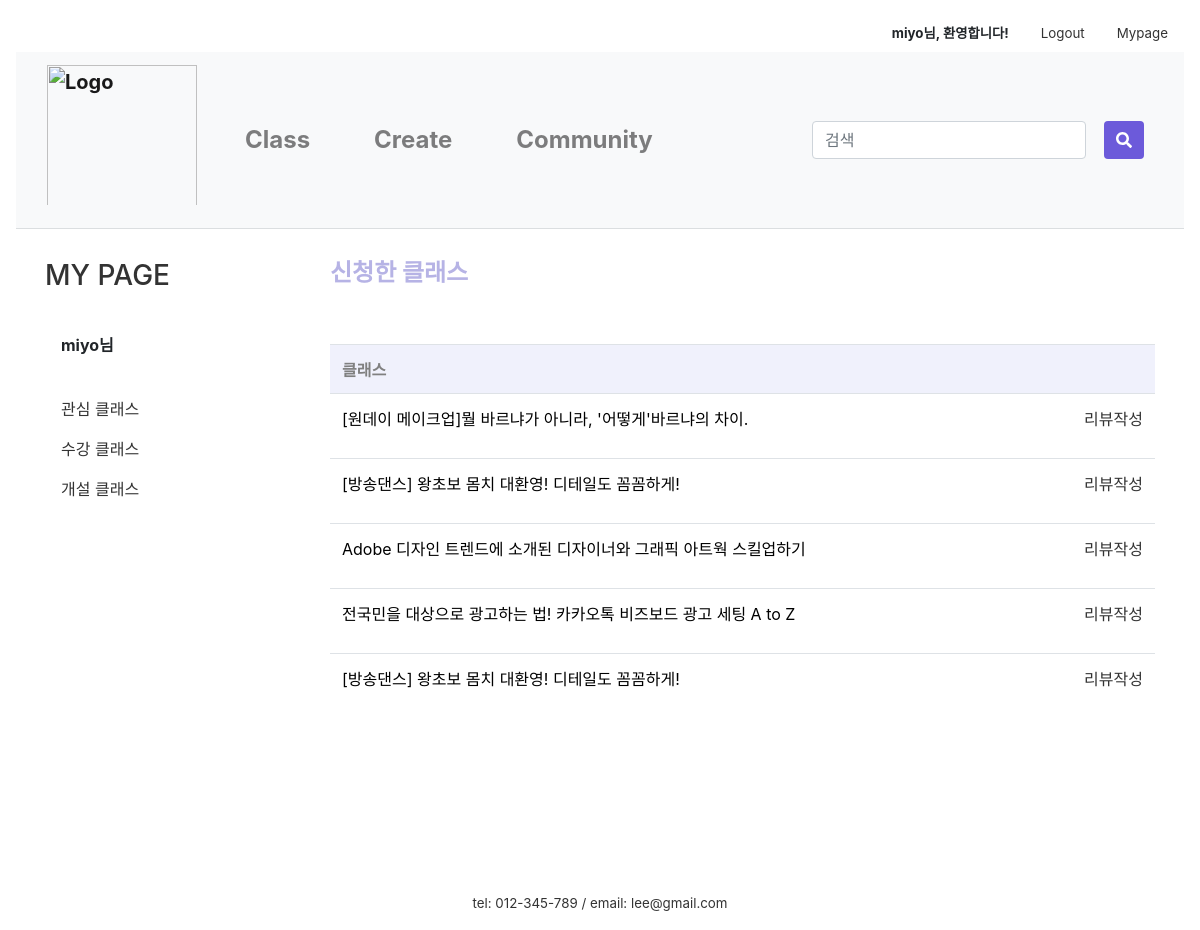
The page /mypage/myApply/ (signed in) on the database its author committed.
### firstApp/models.py (models this page shows, shortened)
class Apply(models.Model):
    author = models.ForeignKey(settings.AUTH_USER_MODEL, on_delete=models.CASCADE, default=1)
    inClass = models.ForeignKey('firstApp.Class', on_delete=models.CASCADE, default=1, related_name='apply')
    date = models.ForeignKey('firstApp.ClassDate', on_delete=models.CASCADE, default=1, related_name='apply')
    name = models.CharField(max_length=10)
    number = models.CharField(max_length=13)
    text = RichTextUploadingField(default='')

class Class(models.Model):
    author = models.ForeignKey(settings.AUTH_USER_MODEL, on_delete=models.CASCADE, default=1)
    title = models.CharField(max_length=50)
    tutor = models.CharField(max_length=10)
    tutor_photo = ProcessedImageField(upload_to="tutor", processors=[ResizeToFill(300,300)], default='')
    tutor_insta = models.CharField(null=True, blank=True, max_length=50, default='')
    tutor_blog = models.CharField(null=True, blank=True, max_length=50, default='')
    tutor_youtube = models.CharField(null=True, blank=True, max_length=50, default='')
    category = models.ForeignKey('firstApp.Category', on_delete=models.CASCADE, default=1, related_name='category')
    area = models.ForeignKey('firstApp.Area', on_delete=models.CASCADE, default=1)
    photo = ProcessedImageField(upload_to="class", processors=[ResizeToFill(600,450)], default='')
    body = RichTextUploadingField(default='')
    tutor_body = RichTextUploadingField(default='')
    price = models.CharField(max_length=10)
    time = models.CharField(max_length=5)
    level = models.ForeignKey('firstApp.Level', on_delete=models.CASCADE, default=1, related_name='level')
    mode = models.ForeignKey('firstApp.Mode', on_delete=models.CASCADE, default=1, related_name='mode')
    in_min = models.PositiveIntegerField(null=True, blank=True, default='1')
    in_max = models.PositiveIntegerField(null=True, blank=True, default='1')
    like_user = models.ManyToManyField(settings.AUTH_USER_MODEL, blank=True, related_name='like_class')
    like_count = models.PositiveIntegerField(default=0)
    on_sale = models.BooleanField(null=True, default=False)
    sale_price = models.CharField(null=True, blank=True, max_length=10)
    on_permission = models.BooleanField(null=True, default=False)
    class Meta:
        permissions = [
            ('can_permit', 'Can permit')
        ]
    def __str__(self):
        return self.title

### firstApp/views.py (the view)
# urls.py: path('mypage/myApply/', views.myApply, name='myApply'),
@login_required(login_url='/login/')
def myApply(request):
    applys = Apply.objects.filter(author=request.user)
    now = timezone.now()
    return render(request, 'firstApp/applylist.html', {'applys':applys, 'now':now})

### firstApp/templates/firstApp/applylist.html (shortened to what this page needs)
{% extends 'firstApp/base.html' %}
{% load static %}
{% load humanize %}
{% block content %}
{% if user.is_active %}
<link href="{% static 'css/community.css' %}" rel="stylesheet">
<link href="{% static 'css/apply_detail.css' %}" rel="stylesheet">
<link href="{% static 'css/my_page_table.css' %}" rel="stylesheet">
<div class="container">
    <div class="row">
        <div class="col-sm-3">
            <div class="left-sidebar">
                <ul>
                    <li>
                        <a class= "nounderline" href="{% url 'mypage' %}"><h3>MY PAGE</h3></a>
                    </li><br>
                    <li data-toggle="tab">
                        <a class="nav-link"><strong>{{user.username}}님</strong></a>
                        <br>
                    <li class="nav-item">
                        <a class="nav-link" href="/mypage/mylike">관심 클래스</a>
                    </li>
                    <li class="nav-item">
                        <a class="nav-link" href="/mypage/myApply">수강 클래스</a>
                    </li>
                    <li class="nav-item">
                        <a class="nav-link" href="/mypage/myClass">개설 클래스</a>
                    </li>
                    </li>
                </ul>
            </div>
        </div>
        <div class="col-sm-9">
            <h4 class="my_page_title" style="font-weight:bold; color:#B6B3E5;">신청한 클래스</h4><br><br>
            <table class="table" >
                <tr>
                    <th>클래스</th>
                </tr>
                {% for apply in applys %}
                <tr>
                    <td>
                        <p>
                            <a aria-controls="collapseExample" aria-expanded="false" data-toggle="collapse"
                               href="#{{apply.pk}}" class="a_underline">
                                {{apply.inClass}}
                         {% if apply.date.date < now %}
                        <a style="float:right;" href="{% url 'review' class_id=apply.inClass.pk %}"> 리뷰작성</a>
                        {% endif %}
                            </a>
                        </p>
                    </td>
                </tr>
                {% endfor %}
            </table>
        </div>
    </div>
</div>
{% else %}
<script type="text/javascript">
    alert('잘못된 접근입니다. \n로그인을 해주세요.')
    window.location.href = '/login';
</script>
{% endif %}
{% endblock content %}

### firstApp/templates/firstApp/base.html (shortened to what this page needs)
{% load static %}
<link rel="stylesheet" href="https://stackpath.bootstrapcdn.com/bootstrap/4.4.1/css/bootstrap.min.css"
>
<link rel="stylesheet" href="{% static 'css/base.css' %}">
<link rel="stylesheet" href="{% static 'css/navbar_custom.css' %}">
<div class="nav inner">
  <div class="container-fluid" style="width:1500px; padding: 0px;">
    <nav class="nav nav-masthead justify-content-end">
      {% if user.is_active %}
      <a class="nav-link"><strong>{{user.username}}님, 환영합니다!</strong></a>
      <a class="nav-link" href="/logout">Logout</a>
      <a class="nav-link" href="/mypage">Mypage</a>
      {% else %}
      <a class="nav-link" href="/login">Login</a>
      <a class="nav-link" href="/signup">Join</a>
      {% endif %}
    </nav>
  </div>
</div>
<nav class="navbar navbar-expand-lg navbar-light bg-light navbar-custom">
  <div class="container-fluid" style="width:1500px;">
    <a class="navbar-brand logo" href="/"><img src="{% static 'image\logo_1.png' %}" alt="Logo" style="max-width: 30vw; width:150px; padding-bottom:10px;"></a>
  <div class="collapse navbar-collapse" id="navbarSupportedContent">
    <ul class="navbar-nav mr-auto">
      <li class="nav-item nav-item-custom">
        <a class="nav-link" href="/class_search">Class</a>
      </li>
      <li class="nav-item nav-item-custom">
        <a class="nav-link" href="/intro_createclass">Create</a>
      </li>
      <li class="nav-item nav-item-custom">
        <a class="nav-link" href="/community">Community</a>
      </li>
    </ul>
  <div class="nav-item nav-item-custom">
    <div class="row">
      <form class="form-inline my-2 my-lg-0" action="{% url 'searchResult' %}" method="get">
      <div class="col-xs-8" style="max-width:50vw;">
        <input class="form-control mr-sm-2" type="search" placeholder="검색" aria-label="Search" name="qq" value="{{ qq }}">
      </div>
       <div class="col-xs-2" style="margin-left:10px;">
          <button class="btn btn-primary my-2 my-sm-0" type="submit" style="height:38px">
        <i class="fas fa-search"></i>
            </button>
       </div>
      </form>
    </div>
      </div>
  </div>
  </div>
</nav>
<main role="main">
  {% block content %}
  {% endblock content%}
</main>
<footer class="mastfoot mt-auto text-center">
  <div class="inner" style="margin-top:10rem;">
    <p style="margin:0">tel: 012-345-789 /
      email: lee@gmail.com</p>
  </div>
</footer>

### firstApp/static/css/base.css (style rules this page uses)
img { max-width:100%; }
.mastfoot { color: #333; }
.inner { font-size:10pt; }
.btn-primary, .btn-primary:active, .btn-primary:visited { background-color:#6C5ADA !important; border:none !important; color:white !important; }
.nounderline { text-decoration: none !important; }
.a_underline { color:black; }

### firstApp/static/css/navbar_custom.css (style rules this page uses)
a { color:#333; }
.navbar { margin-bottom:30px; border-bottom: 0.1px solid rgb(219, 222, 224); }
.navbar-custom { font-size: x-large; font-weight: bold; background-color: #fff; }
.nav-item-custom { padding-left: 1.5rem; padding-right: 1.5rem; }

### firstApp/static/css/community.css (style rules this page uses)
ul { list-style:none; padding-left:0 }
th { color:gray; background-color:#f0f1fc; }

### rows shown on the page
Apply: inClass "[원데이 메이크업]뭘 바르냐가 아니라, '어떻게'바르냐의 차이.", shows "리뷰작성"
Apply: inClass "[방송댄스] 왕초보 몸치 대환영! 디테일도 꼼꼼하게!", shows "리뷰작성"
Apply: inClass "Adobe 디자인 트렌드에 소개된 디자이너와 그래픽 아트웍 스킬업하기", shows "리뷰작성"
Apply: inClass "전국민을 대상으로 광고하는 법! 카카오톡 비즈보드 광고 세팅 A to Z", shows "리뷰작성"
Apply: inClass "[방송댄스] 왕초보 몸치 대환영! 디테일도 꼼꼼하게!", shows "리뷰작성"

### other values the page prints
{{ user.username }} "miyo"
